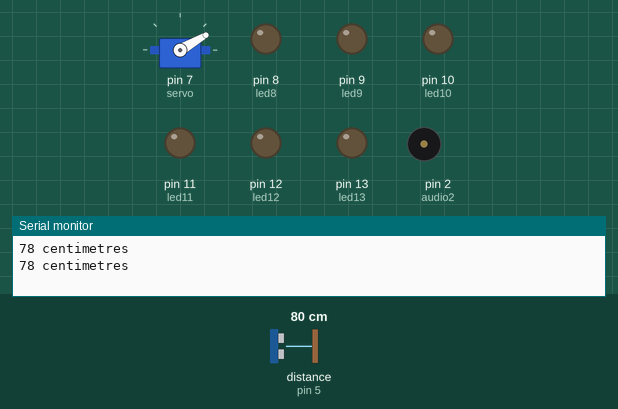
Recording of a sketch running on a simulated Arduino Uno, built with avr-gcc and run on an emulated ATmega328P. Shown: servo, output pins drawn as LEDs (lit = HIGH), buzzer (waves = sounding), the last lines printed to the serial monitor. Wiring (inferred from the names in the program): ultrasonic range finder: trigger pin 6; echo pin 5. Inputs (shaded band) come from the test bench; at power-on: distance to the obstacle (sensor on pin 5) 80 cm. The echo pulse lasts 58.3 µs per cm; pins used as bus, display or sensor lines are not drawn.

Above: at 2.2 s.
2.3 s: distance to the obstacle (sensor on pin 5) set to 12 cm
At 3.7 s:
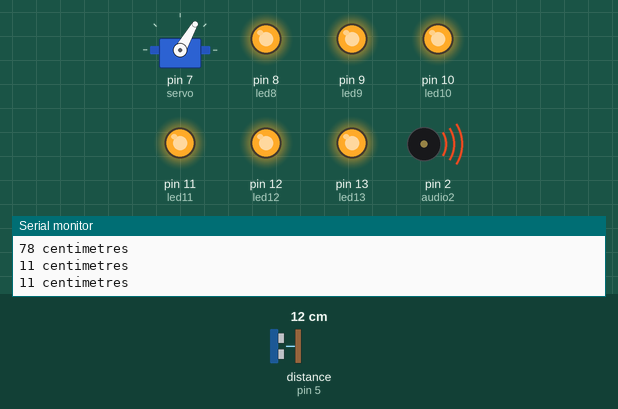
5.8 s: distance to the obstacle (sensor on pin 5) set to 9 cm
At 10.7 s:
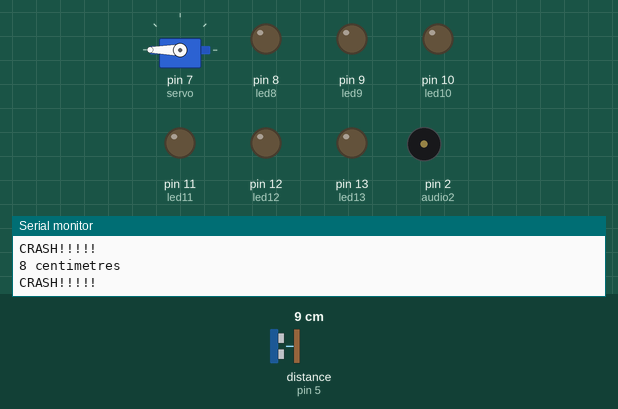
Timing chart, 0 to 22.3 s (numbered marks = the images above; inputs shaded):
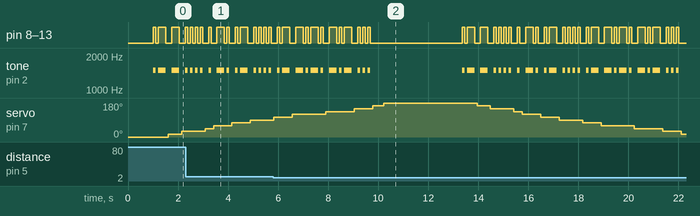

The sketch:

Athenas_Guiding_Light.ino
```cpp
#include <Servo.h>
#include "SR04.h"

#define TRIG_PIN 6
#define ECHO_PIN 5

char stringToMorseCode[] = "AthenaHacks";

int led8 = 8;
int led9 = 9;
int led10 = 10;
int led11 = 11;
int led12 = 12;      // blink an led on output 12
int led13 = 13;

int audio2 = 2;      // output audio on pin 2
int note = 1500;     // music note/pitch

Servo servo;

bool rightRotate = 1;

SR04 sr04 = SR04(ECHO_PIN,TRIG_PIN);
long a;

/*
  Set the speed of your morse code
  Adjust the 'dotlen' length to speed up or slow down your morse code
    (all of the other lengths are based on the dotlen)


  Here are the ratios code elements:
    Dash length = Dot length x 3
    Pause between elements = Dot length
      (pause between dots and dashes within the character)
    Pause between characters = Dot length x 3
    Pause between words = Dot length x 7

        http://www.nu-ware.com/NuCode%20Help/index.html?m...
*/

int dotLen = 100;     // length of the morse code 'dot'
int dashLen = dotLen * 3;    // length of the morse code 'dash'
int elemPause = dotLen;  // length of the pause between elements of a character
int Spaces = dotLen * 3;     // length of the spaces between characters
int wordPause = dotLen * 7;  // length of the pause between words


// the setup routine runs once when you press reset:
void setup() {
  // initialize the digital pin as an output for LED lights.
  pinMode(led8, OUTPUT);
  pinMode(led9, OUTPUT);
  pinMode(led10, OUTPUT);
  pinMode(led11, OUTPUT);
  pinMode(led12, OUTPUT);
  pinMode(led13, OUTPUT);

  servo.attach(7);
  servo.write(0);

  Serial.begin(9600);   //Initialization of Serial Port
  delay(1000);
}

void loop()
{

  int position;
  int stringSize = sizeof(stringToMorseCode);
  int rotateAmount = 180 / stringSize;

  if (rightRotate) {
    position = 0;
    servo.write(position);
  }
  else {
    position = stringSize * rotateAmount;
    servo.write(180);
  }


  for (int i = 0; i < stringSize; i++)
  {
  char tmpChar = stringToMorseCode[i];
  tmpChar = toLowerCase(tmpChar);
  GetChar(tmpChar);


  if (rightRotate) {
    position += rotateAmount;
    servo.write(position);
    delay(10);
  }
  else {
    position -= rotateAmount;
    servo.write(position);
    delay(10);
  }

  a = sr04.Distance();
  Serial.print(a);
  Serial.println(" centimetres");

  if (a < 10) {
    Serial.println("CRASH!!!!!");
  }
  delay(100);
}

  if (rightRotate == 1) {
    rightRotate = 0;
    servo.write(stringSize * rotateAmount);
  }
  else {
    rightRotate = 1;
    servo.write(0);
  }

  LightsOff(3000);
}

void MorseDot()
{
  digitalWrite(led8, HIGH);    // turn the LED on
  digitalWrite(led9, HIGH);
  digitalWrite(led10, HIGH);
  digitalWrite(led11, HIGH);
  digitalWrite(led12, HIGH);
  digitalWrite(led13, HIGH);

  tone(audio2, note, dotLen); // start playing a tone
  delay(dotLen);              // hold in this position
}


void MorseDash()
{
  digitalWrite(led8, HIGH);    // turn the LED on
  digitalWrite(led9, HIGH);
  digitalWrite(led10, HIGH);
  digitalWrite(led11, HIGH);
  digitalWrite(led12, HIGH);
  digitalWrite(led13, HIGH);

  tone(audio2, note, dashLen);  // start playing a tone
  delay(dashLen);               // hold in this position
}


void LightsOff(int delayTime)
{
  digitalWrite(led8, LOW);     // turn the LED off
  digitalWrite(led9, LOW);
  digitalWrite(led10, LOW);
  digitalWrite(led11, LOW);
  digitalWrite(led12, LOW);
  digitalWrite(led13, LOW);

  noTone(audio2);              // stop playing a tone
  delay(delayTime);            // hold in this position
}


void GetChar(char tmpChar)
{
  switch (tmpChar) {
    case 'a':
    MorseDot();
    LightsOff(elemPause);
    MorseDash();
    LightsOff(elemPause);
    break;
    case 'b':
    MorseDash();
    LightsOff(elemPause);
    MorseDot();
    LightsOff(elemPause);
    MorseDot();
    LightsOff(elemPause);
    MorseDot();
    LightsOff(elemPause);
    break;
    case 'c':
      MorseDash();
    LightsOff(elemPause);
    MorseDot();
    LightsOff(elemPause);
    MorseDash();
    LightsOff(elemPause);
    MorseDot();
    LightsOff(elemPause);
    break;
    case 'd':
    MorseDash();
    LightsOff(elemPause);
    MorseDash();
    LightsOff(elemPause);
    MorseDot();
    LightsOff(elemPause);
    break;
    case 'e':
    MorseDot();
    LightsOff(elemPause);
    break;
    case 'f':
      MorseDot();
    LightsOff(elemPause);
    MorseDot();
    LightsOff(elemPause);
    MorseDash();
    LightsOff(elemPause);
    MorseDot();
    LightsOff(elemPause);
    break;
    case 'g':
    MorseDash();
    LightsOff(elemPause);
    MorseDash();
    LightsOff(elemPause);
    MorseDot();
    LightsOff(elemPause);
    break;
    case 'h':
      MorseDot();
    LightsOff(elemPause);
    MorseDot();
    LightsOff(elemPause);
    MorseDot();
    LightsOff(elemPause);
    MorseDot();
    LightsOff(elemPause);
    break;
    case 'i':
      MorseDot();
    LightsOff(elemPause);
    MorseDot();
    LightsOff(elemPause);
    break;
    case 'j':
      MorseDot();
    LightsOff(elemPause);
    MorseDash();
    LightsOff(elemPause);
    MorseDash();
    LightsOff(elemPause);
    MorseDash();
    LightsOff(elemPause);
    break;
      case 'k':
      MorseDash();
    LightsOff(elemPause);
    MorseDot();
    LightsOff(elemPause);
    MorseDash();
    LightsOff(elemPause);
    break;
    case 'l':
      MorseDot();
    LightsOff(elemPause);
    MorseDash();
    LightsOff(elemPause);
    MorseDot();
    LightsOff(elemPause);
    MorseDot();
    LightsOff(elemPause);
    break;
      case 'm':
      MorseDash();
    LightsOff(elemPause);
    MorseDash();
    LightsOff(elemPause);
    break;
    case 'n':
      MorseDash();
    LightsOff(elemPause);
    MorseDot();
    LightsOff(elemPause);
    break;
    case 'o':
      MorseDash();
    LightsOff(elemPause);
    MorseDash();
    LightsOff(elemPause);
    MorseDash();
    LightsOff(elemPause);
    break;
    case 'p':
      MorseDot();
    LightsOff(elemPause);
    MorseDash();
    LightsOff(elemPause);
    MorseDash();
    LightsOff(elemPause);
    MorseDot();
    LightsOff(elemPause);
    break;
    case 'q':
      MorseDash();
    LightsOff(elemPause);
    MorseDash();
    LightsOff(elemPause);
    MorseDot();
    LightsOff(elemPause);
    MorseDash();
    LightsOff(elemPause);
    break;
    case 'r':
      MorseDot();
    LightsOff(elemPause);
    MorseDash();
    LightsOff(elemPause);
    MorseDot();
    LightsOff(elemPause);
    break;
    case 's':
      MorseDot();
    LightsOff(elemPause);
    MorseDot();
    LightsOff(elemPause);
    MorseDot();
    LightsOff(elemPause);
    break;
    case 't':
      MorseDash();
    LightsOff(elemPause);
    break;
    case 'u':
      MorseDot();
    LightsOff(elemPause);
    MorseDot();
    LightsOff(elemPause);
    MorseDash();
    LightsOff(elemPause);
    break;
    case 'v':
      MorseDot();
    LightsOff(elemPause);
    MorseDot();
    LightsOff(elemPause);
    MorseDot();
    LightsOff(elemPause);
    MorseDash();
    LightsOff(elemPause);
    break;
    case 'w':
      MorseDot();
    LightsOff(elemPause);
    MorseDash();
    LightsOff(elemPause);
    MorseDash();
    LightsOff(elemPause);
    break;
    case 'x':
      MorseDash();
    LightsOff(elemPause);
    MorseDot();
    LightsOff(elemPause);
    MorseDot();
    LightsOff(elemPause);
    MorseDash();
    LightsOff(elemPause);
    break;
    case 'y':
      MorseDash();
    LightsOff(elemPause);
    MorseDot();
    LightsOff(elemPause);
    MorseDash();
    LightsOff(elemPause);
    MorseDash();
    LightsOff(elemPause);
    break;
    case 'z':
      MorseDash();
    LightsOff(elemPause);
    MorseDash();
    LightsOff(elemPause);
    MorseDot();
    LightsOff(elemPause);
    MorseDot();
    LightsOff(elemPause);
    break;
    default:
    // If a matching character was not found it will default to a blank space
    LightsOff(Spaces);
  }
}
```

SR04.cpp
```cpp
#include "SR04.h"

SR04::SR04(int echoPin, int triggerPin) {
    _echoPin = echoPin;
    _triggerPin = triggerPin;
    pinMode(_echoPin, INPUT);
    pinMode(_triggerPin, OUTPUT);
    _autoMode = false;
    _distance = 999;
}


long SR04::Distance() {
    long d = 0;
    _duration = 0;
    digitalWrite(_triggerPin, LOW);
    delayMicroseconds(2);
    digitalWrite(_triggerPin, HIGH);
    delayMicroseconds(10);
    digitalWrite(_triggerPin, LOW);
    delayMicroseconds(2);
    _duration = pulseIn(_echoPin, HIGH, PULSE_TIMEOUT);
    d = MicrosecondsToCentimeter(_duration);
    delay(25);
    return d;
}

long SR04::DistanceAvg(int wait, int count) {
    long min, max, avg, d;
    min = 999;
    max = 0;
    avg = d = 0;

    if (wait < 25) {
        wait = 25;
    }

    if (count < 1) {
        count = 1;
    }

    for (int x = 0; x < count + 2; x++) {
        d = Distance();

        if (d < min) {
            min = d;
        }

        if (d > max) {
            max = d;
        }

        avg += d;
    }

    // substract highest and lowest value
    avg -= (max + min);
    // calculate average
    avg /= count;
    return avg;
}

void SR04::Ping() {
    _distance = Distance();
}

long SR04::getDistance() {
    return _distance;
}

long SR04::MicrosecondsToCentimeter(long duration) {
    long d = (duration * 100) / 5882;
    //d = (d == 0)?999:d;
    return d;
}
```

SR04.h
```cpp
#ifndef SR04_H
#define SR04_H

#if defined(ARDUINO) && ARDUINO >= 100
	#include "Arduino.h"
#else
	#include "WProgram.h"
#endif
//#include "pins_arduino.h"

#include <inttypes.h>

#define PULSE_TIMEOUT 150000L	// 100ms
#define DEFAULT_DELAY 10
#define DEFAULT_PINGS 5
class SR04 {
public:

	/**
	* Constructor
	* Ultrasonic sensor SR04, four connections pins
	* VCC, ECHO, TRIGGER, GND
	* <br>
	* \param echoPin digital INPUT-Pin for measuring distance
	* \param triggerPin if 10us high a trigger signal is generated from
	*					SR04
	*
	* \return void
	*/
	SR04(int echoPin, int triggerPin);

	/**
	* Do a measurment for this sensor. Return distance as long
	* in centimenter
	* \return long distance in centimeter
	*/
	long Distance();

	/**
	* Do count measurents and calculate the average.
	* To avoid defilement from ow/high peaks, min/max values
	* are substracted from the average
	*
	* \param wait delay between measurements, default = DEFAULT_DELAY/ms
	* \param count number of measurements, default DEFAULT_PINGS
	* \return long distance in centimeter
	**/
	long DistanceAvg(int wait=DEFAULT_DELAY, int count=DEFAULT_PINGS);

	/**
	* Do only a ping. Get result with methode getDistance()
	*
	* \param keine
	*/
	void Ping() ;

	/**
	* return latest distance. Methode Ping() should be called before
	* \param keine
	* \return Distanz in Zentimeter
	*/
	long getDistance();


private:
	/**
	* Do the measurement calculation and return result in centimeter
	* SR04 measure echo time to obstacle and return way.
	* <br>
	* Sound travels with 340m/sec
	* <br>
	* Example: Obstace 100cm away from SR04. Measure time is 100cm to
	* obstacle and 100cm return = 200cm
	* <br>
	* 1sec = 1000ms = 1.000.000uS
	* 1.000.000 / 340 = Distance in microseconds for 100cm
	* 2941uS fuer 100cm = 5882 uS fuer 200cm
	*
	* duration / 5882 * 100 = distance in cm
	*/
	long MicrosecondsToCentimeter(long duration);

	long _currentDistance;
	int _echoPin, _triggerPin;
	long _duration, _distance;
	bool _autoMode;
};
#endif
```

Measured:
- the behaviour switches between 11 and 10 cm on distance to the obstacle (sensor on pin 5) (found by bisection; images 1 and 2)
- by itself, servo on pin 7 (servo): rises from 90° to 180° in 4.4 s, then falls to 15° in 11.9 s
- by itself, tone on pin 2 (audio2): plays 1500 Hz for 0.10 s, 1500 Hz for 0.30 s, 1500 Hz for 0.30 s, 1500 Hz for 0.10 s, 1500 Hz for 0.30 s, 1500 Hz for 0.10 s … (40 notes in this stretch)
